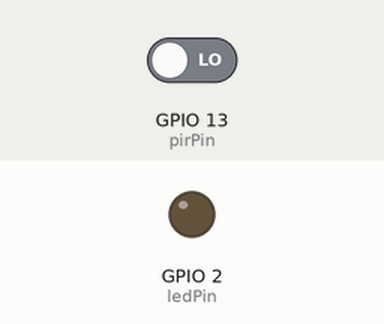
The sketch below on a simulated ESP32. Parts: output pins drawn as LEDs (lit = HIGH). The test bench sets the inputs (shaded band); at power-on: GPIO 13 (pirPin) LOW. WiFi joins after 1.5 s; servers stay silent unless stated.

Above: at 3.0 s.
3.1 s: GPIO 13 (pirPin) driven HIGH
At 4.5 s:
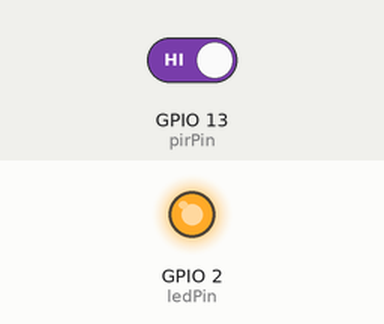
5.3 s: GPIO 13 (pirPin) driven LOW
At 7.2 s:
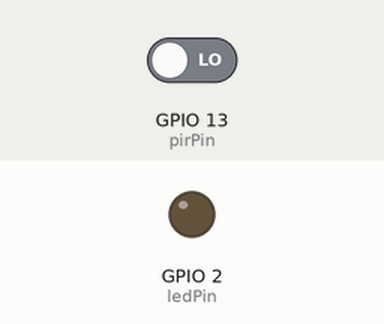
Timing chart, 0 to 8.7 s (numbered marks = the images above; inputs shaded):
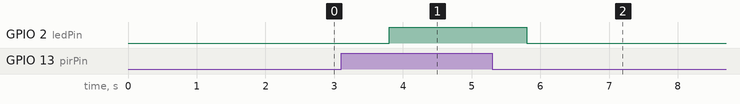

The sketch:

sketch.ino
```cpp
#define BLYNK_TEMPLATE_ID "TMPL6Y4JByvHr"
#define BLYNK_TEMPLATE_NAME "Kamera Dummy"
#define BLYNK_AUTH_TOKEN "WY5G3bSoKQcg7iB-WHVYDpk6PWsey0Kf"

#include <WiFi.h>
#include <BlynkSimpleEsp32.h>

char ssid[] = "Redmi Note 10";     // Ganti dengan WiFi kamu
char pass[] = "abcdefgh"; // Ganti dengan password WiFi kamu

const int pirPin = 13;         // Pin input sensor PIR
const int ledPin = 2;          // Pin output untuk LED indikator

BlynkTimer timer;

void checkMotion() {
  int motionDetected = digitalRead(pirPin);

  if (motionDetected == HIGH) {
    digitalWrite(ledPin, HIGH);
    Blynk.virtualWrite(V0, "Gerakan Terdeteksi!");
  } else {
    digitalWrite(ledPin, LOW);
    Blynk.virtualWrite(V0, "Tidak ada gerakan");
  }
}

void setup() {
  Serial.begin(115200);
  pinMode(pirPin, INPUT);
  pinMode(ledPin, OUTPUT);

  Blynk.begin(BLYNK_AUTH_TOKEN, ssid, pass);
  timer.setInterval(1000L, checkMotion); // periksa setiap 1 detik
}

void loop() {
  Blynk.run();
  timer.run();
}
```

Measured:
- after the input at 3.1 s, GPIO 2 (ledPin): LOW → HIGH after 0.70 s
- after the input at 5.3 s, GPIO 2 (ledPin): HIGH → LOW after 0.50 s
